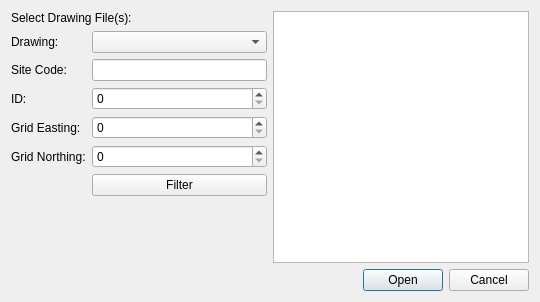
<?xml version="1.0" encoding="UTF-8"?>
<ui version="4.0">
 <class>SelectDrawingDialog</class>
 <widget class="QDialog" name="SelectDrawingDialog">
  <property name="geometry">
   <rect>
    <x>0</x>
    <y>0</y>
    <width>540</width>
    <height>302</height>
   </rect>
  </property>
  <property name="windowTitle">
   <string>Select Drawing(s)</string>
  </property>
  <layout class="QGridLayout" name="gridLayout_2">
   <item row="0" column="0">
    <layout class="QVBoxLayout" name="verticalLayout">
     <item>
      <layout class="QGridLayout" name="gridLayout">
       <item row="5" column="1">
        <widget class="QSpinBox" name="northingSpin">
         <property name="maximum">
          <number>99999</number>
         </property>
        </widget>
       </item>
       <item row="3" column="1">
        <widget class="QSpinBox" name="idSpin">
         <property name="maximum">
          <number>99999</number>
         </property>
        </widget>
       </item>
       <item row="5" column="0">
        <widget class="QLabel" name="northingLabel">
         <property name="text">
          <string>Grid Northing:</string>
         </property>
         <property name="buddy">
          <cstring>northingSpin</cstring>
         </property>
        </widget>
       </item>
       <item row="2" column="0">
        <widget class="QLabel" name="siteCodeLabel">
         <property name="text">
          <string>Site Code:</string>
         </property>
         <property name="buddy">
          <cstring>siteCodeEdit</cstring>
         </property>
        </widget>
       </item>
       <item row="4" column="1">
        <widget class="QSpinBox" name="eastingSpin">
         <property name="maximum">
          <number>99999</number>
         </property>
        </widget>
       </item>
       <item row="1" column="1">
        <widget class="QComboBox" name="drawingTypeCombo"/>
       </item>
       <item row="2" column="1">
        <widget class="QLineEdit" name="siteCodeEdit"/>
       </item>
       <item row="1" column="0">
        <widget class="QLabel" name="drawingTypeLabel">
         <property name="text">
          <string>Drawing:</string>
         </property>
         <property name="buddy">
          <cstring>drawingTypeCombo</cstring>
         </property>
        </widget>
       </item>
       <item row="0" column="0" colspan="2">
        <widget class="QLabel" name="headingLabel">
         <property name="text">
          <string>Select Drawing File(s):</string>
         </property>
        </widget>
       </item>
       <item row="4" column="0">
        <widget class="QLabel" name="eastingLabel">
         <property name="text">
          <string>Grid Easting:</string>
         </property>
         <property name="buddy">
          <cstring>eastingSpin</cstring>
         </property>
        </widget>
       </item>
       <item row="3" column="0">
        <widget class="QLabel" name="idLabel">
         <property name="text">
          <string>ID:</string>
         </property>
         <property name="buddy">
          <cstring>idSpin</cstring>
         </property>
        </widget>
       </item>
       <item row="6" column="1">
        <widget class="QPushButton" name="findButton">
         <property name="text">
          <string>Filter</string>
         </property>
        </widget>
       </item>
      </layout>
     </item>
     <item>
      <spacer name="verticalSpacer">
       <property name="orientation">
        <enum>Qt::Vertical</enum>
       </property>
       <property name="sizeHint" stdset="0">
        <size>
         <width>20</width>
         <height>40</height>
        </size>
       </property>
      </spacer>
     </item>
    </layout>
   </item>
   <item row="0" column="1">
    <widget class="QListWidget" name="fileList"/>
   </item>
   <item row="1" column="0" colspan="2">
    <widget class="QDialogButtonBox" name="buttonBox">
     <property name="orientation">
      <enum>Qt::Horizontal</enum>
     </property>
     <property name="standardButtons">
      <set>QDialogButtonBox::Cancel|QDialogButtonBox::Open</set>
     </property>
    </widget>
   </item>
  </layout>
 </widget>
 <tabstops>
  <tabstop>idSpin</tabstop>
  <tabstop>eastingSpin</tabstop>
  <tabstop>northingSpin</tabstop>
  <tabstop>findButton</tabstop>
  <tabstop>drawingTypeCombo</tabstop>
  <tabstop>siteCodeEdit</tabstop>
  <tabstop>fileList</tabstop>
  <tabstop>buttonBox</tabstop>
 </tabstops>
 <resources/>
 <connections>
  <connection>
   <sender>buttonBox</sender>
   <signal>accepted()</signal>
   <receiver>SelectDrawingDialog</receiver>
   <slot>accept()</slot>
   <hints>
    <hint type="sourcelabel">
     <x>248</x>
     <y>254</y>
    </hint>
    <hint type="destinationlabel">
     <x>157</x>
     <y>274</y>
    </hint>
   </hints>
  </connection>
  <connection>
   <sender>buttonBox</sender>
   <signal>rejected()</signal>
   <receiver>SelectDrawingDialog</receiver>
   <slot>reject()</slot>
   <hints>
    <hint type="sourcelabel">
     <x>316</x>
     <y>260</y>
    </hint>
    <hint type="destinationlabel">
     <x>286</x>
     <y>274</y>
    </hint>
   </hints>
  </connection>
 </connections>
</ui>
